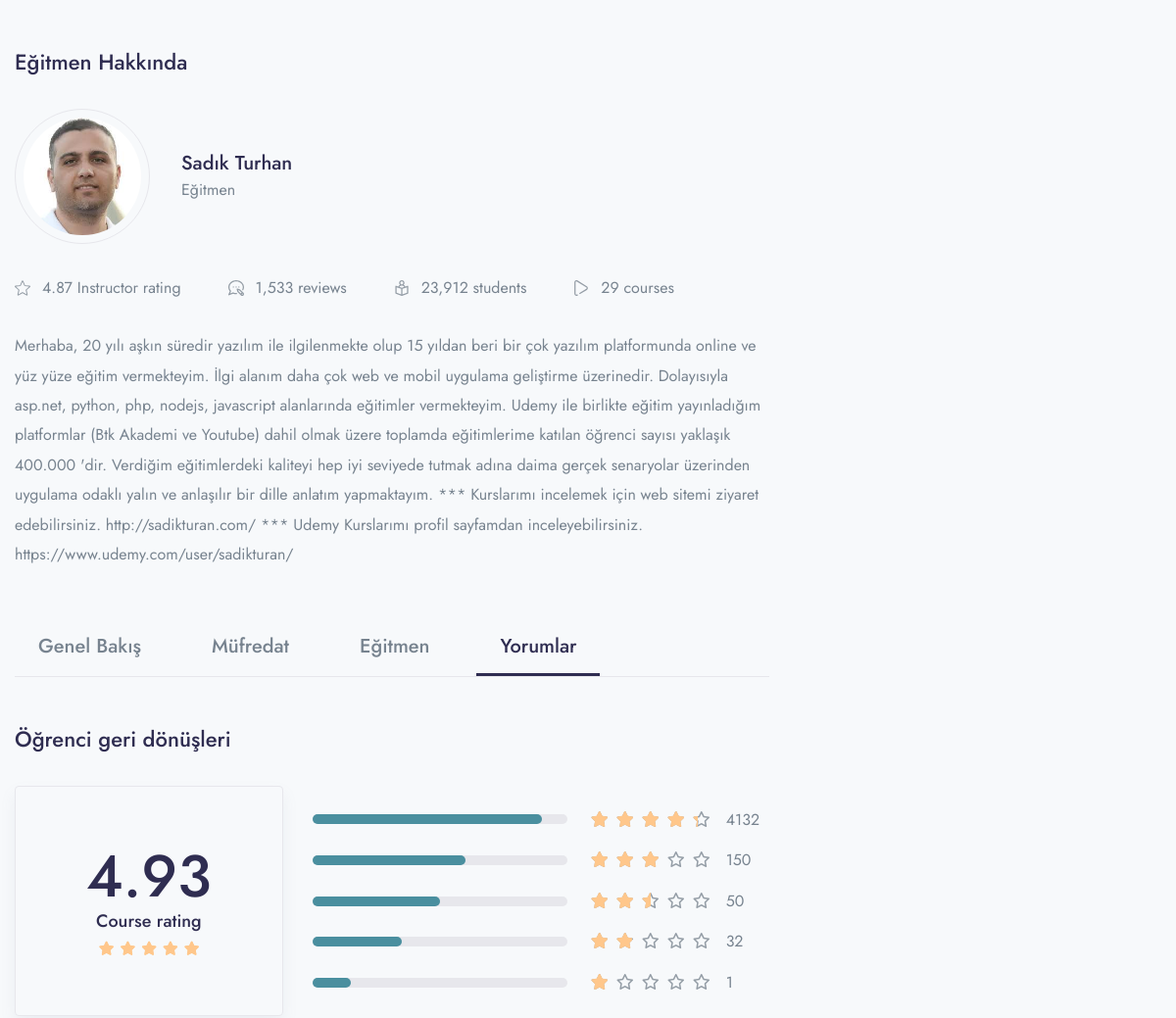
/course/Php-ile-Web-Programlama-Dersleri (signed in, middle part), run on an earlier commit of the app's database.
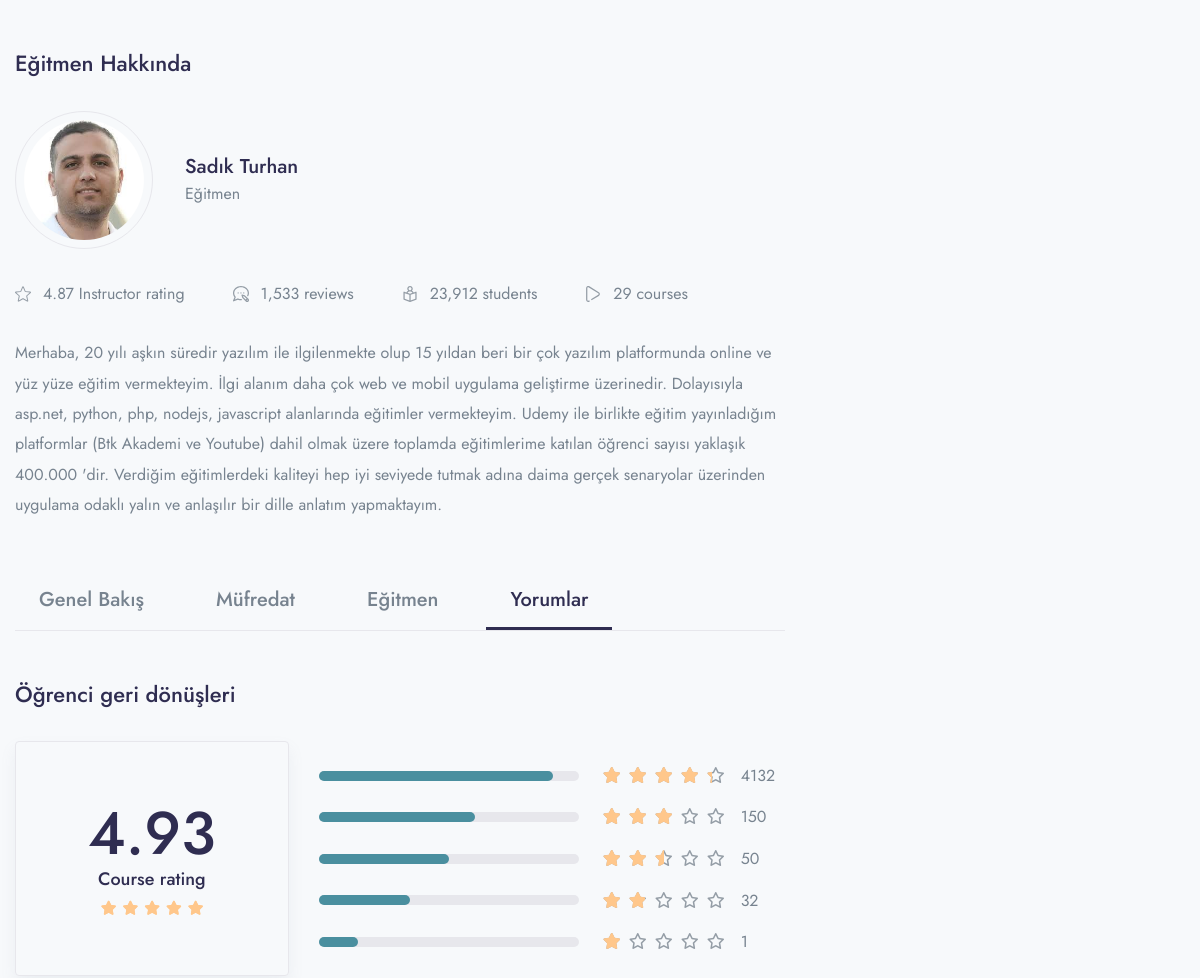
And on a later commit of the database.
### app/models.py (models this page shows, shortened)
class Course(models.Model):
    STATUS = (
        ('PUBLISH','PUBLISH'),
        ('DRAFT', 'DRAFT'),
    )
    featured_image = models.ImageField(upload_to="Media/featured_img",null=True)
    featured_video = models.CharField(max_length=300,null=True)
    title = models.CharField(max_length=500)
    created_at = models.DateField(auto_now_add=True)
    author = models.ForeignKey(Author,on_delete=models.CASCADE,null=True)
    category = models.ForeignKey(Categories,on_delete=models.CASCADE)
    level = models.ForeignKey(Level,on_delete=models.CASCADE,null=True)
    description = models.TextField()
    price = models.IntegerField(null=True,default=0)
    discount = models.IntegerField(null=True)
    language = models.ForeignKey(Language,on_delete=models.CASCADE,null=True)
    Deadline = models.CharField(max_length=100,null=True)
    slug = models.SlugField(default='', max_length=500, null=True, blank=True)
    status = models.CharField(choices=STATUS,max_length=100,null=True)
    Certificate = models.CharField(null=True,max_length=100)

class Author(models.Model):
    author_profile = models.ImageField(upload_to="Media/author")
    name = models.CharField(max_length=100, null=True)
    about_author = models.TextField()

### LMS/views.py (the view)
# urls.py: path('course/<slug:slug>',views.COURSE_DETAILS,name='course_details'),
def COURSE_DETAILS(request,slug):
    category = Categories.get_all_category(Categories)
    time_duration = Video.objects.filter(course__slug = slug).aggregate(sum=Sum('time_duration'))
    course_id = Course.objects.get(slug = slug)
    try:
        check_enroll = UserCourse.objects.get(user = request.user,course = course_id)
    except UserCourse.DoesNotExist:
        check_enroll = None
    course = Course.objects.filter(slug = slug)
    if course.exists():
        course = course.first()
    else:
        return redirect('404')
    context = {
        'course': course,
        'category': category,
        'time_duration': time_duration,
        'check_enroll':check_enroll,
    }
    return render(request,'course/course_details.html',context)

### app/models.py (called while the page is built)
    def __str__(self):
        return self.name

    def get_all_category(self):
        return Categories.objects.all().order_by('id')

### app/templatetags/course_tags.py (called while the page is built)
@register.simple_tag
def discount_calculation(price, discount):
    if discount is None or discount is 0:
        return price
    sellprice = price
    sellprice = price - (price * discount / 100)
    return math.floor(sellprice)

### templates/course/course_details.html (shortened to what the changed rows need)
{% extends 'base.html' %}
{% load static %}
{% load course_tags %}
{% block content %}
    <div class="container">
        <div class="row mb-8">
            <div class="col-lg-8 mb-6 mb-lg-0 position-relative">
                <div id="Instructor" class="mb-8">
                    <h3 class="mb-6">Eğitmen Hakkında</h3>
                    <div class="d-flex align-items-center mb-6">
                        <div class="d-inline-block rounded-circle border me-6 p-2">
                            <div class="avatar avatar-size-120">
                                <img src="/{{course.author.author_profile}}" alt="..." class="avatar-img rounded-circle">
                            </div>
                        </div>
                        <div class="media-body">
                            <h4 class="mb-0">{{course.author.name}}</h4>
                            <span>Eğitmen</span>
                        </div>
                    </div>
                    <div class="row mx-xl-n5 mb-6">
                        <div class="col-12 col-md-auto mb-3 mb-md-0 px-xl-5">
                        </div>
                        <div class="col-12 col-md-auto mb-3 mb-md-0 px-xl-5">
                        </div>
                        <div class="col-12 col-md-auto mb-3 mb-md-0 px-xl-5">
                        </div>
                        <div class="col-12 col-md-auto mb-3 mb-md-0 px-xl-5">
                        </div>
                    </div>
                    <p class="mb-6 line-height-md">{{course.author.about_author}}</p>
                </div>
                <div id="Reviews" class="mb-8">
                    <div class="row align-items-center mb-8">
                        <div class="col-md-auto mb-5 mb-md-0">
                            <div class="border rounded shadow d-flex align-items-center justify-content-center px-9 py-8">
                                <div class="m-2 text-center">
                                    <h1 class="display-2 mb-0 fw-medium mb-n1">4.93</h1>
                                </div>
                            </div>
                        </div>
                    </div>
                </div>
            </div>
        </div>
{% endblock %}

What changed in the data, as far as the page shows it:
changed through a linked row, Course "Sadık Turhan": author.about_author "…bir dille anlatım yapmaktayım. *** Kurslarımı incelemek için web sitemi ziyaret edebilirsiniz. http://sadikturan.com/ *** Udemy Kurslarımı profil sayfamdan inceleyebilirsiniz. https://www.udemy.com/user/sadikturan/" → "…bir dille anlatım yapmaktayım."
